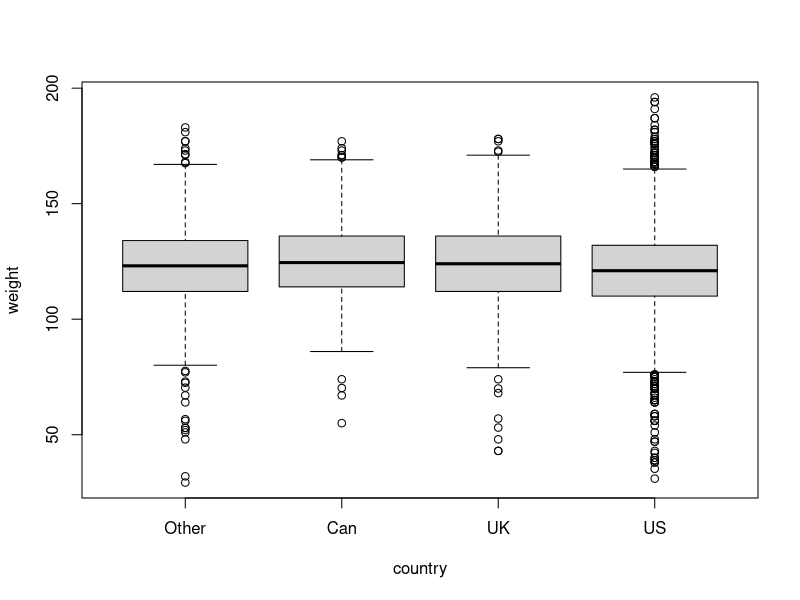
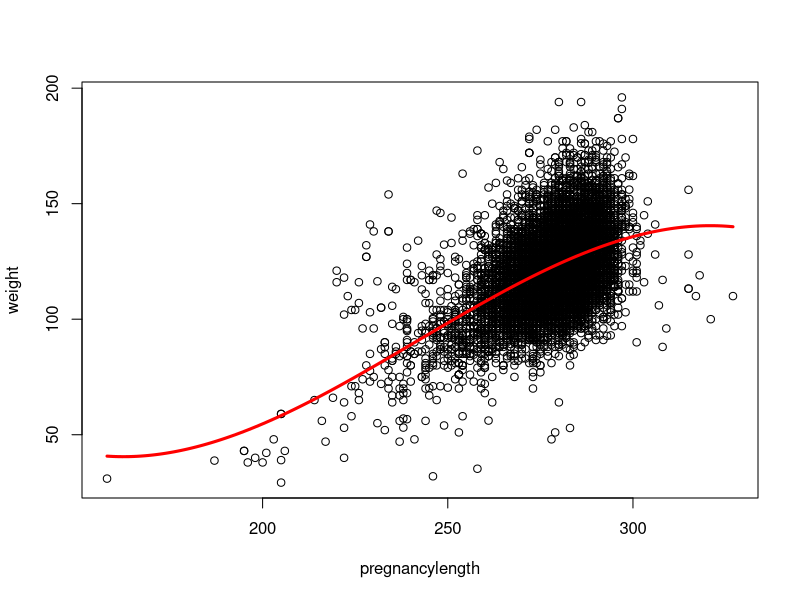
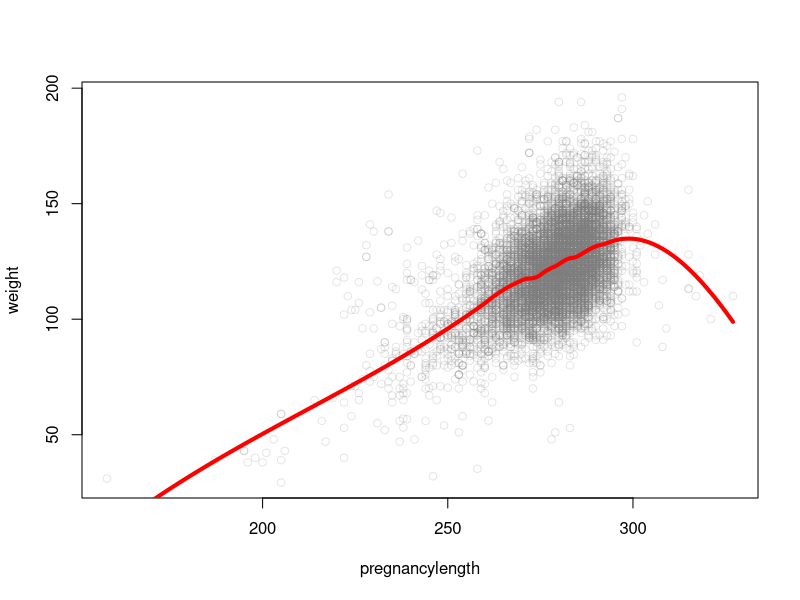
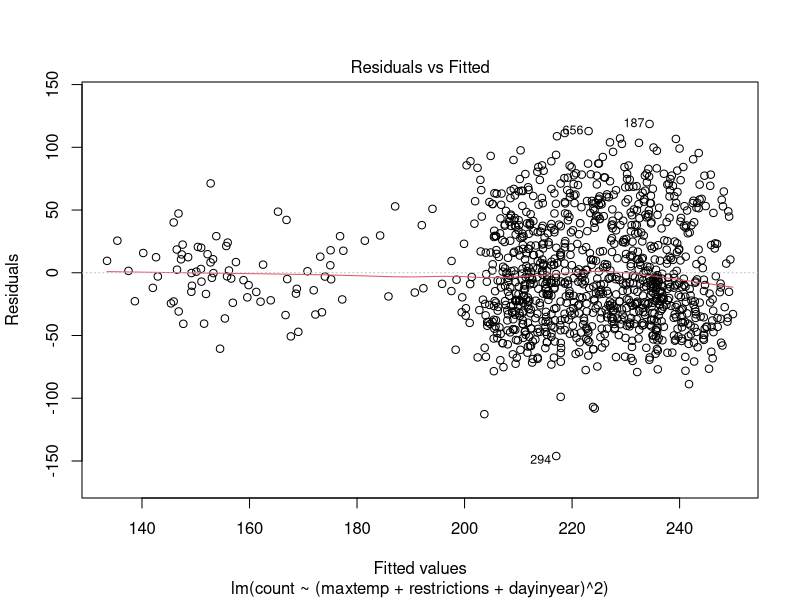
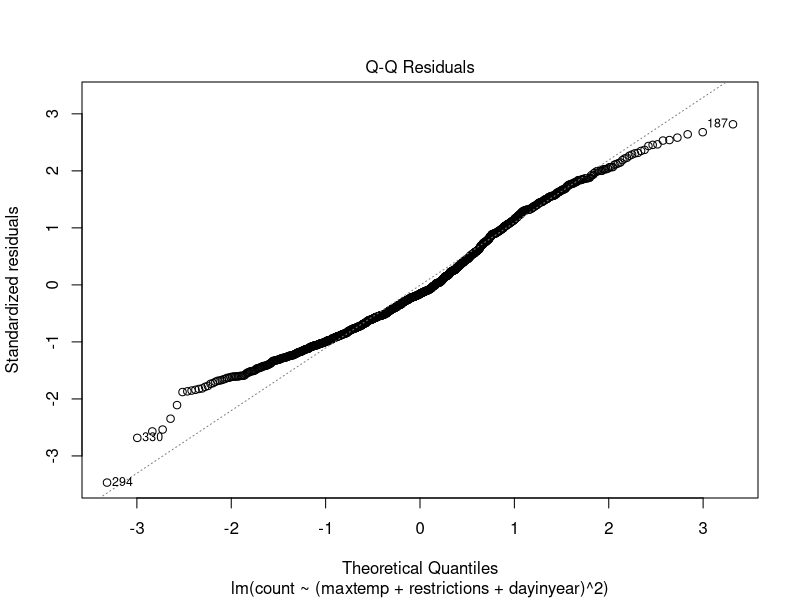
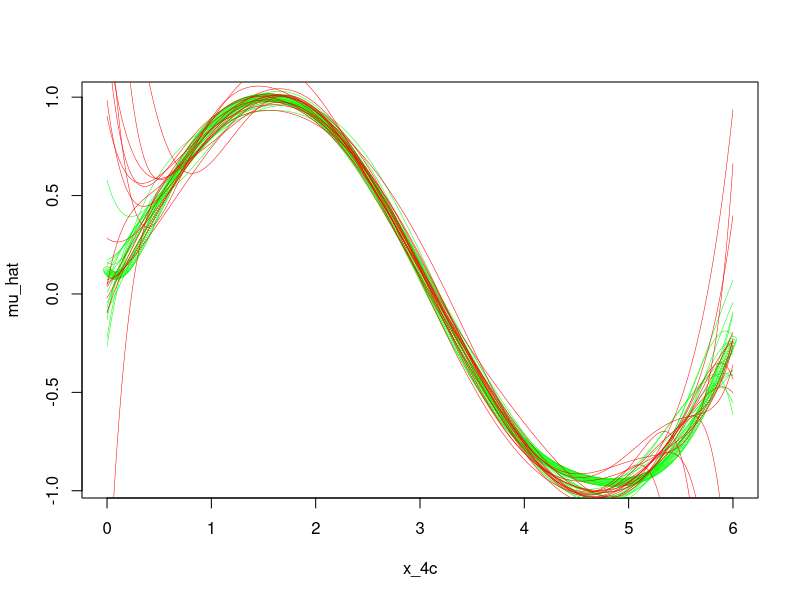
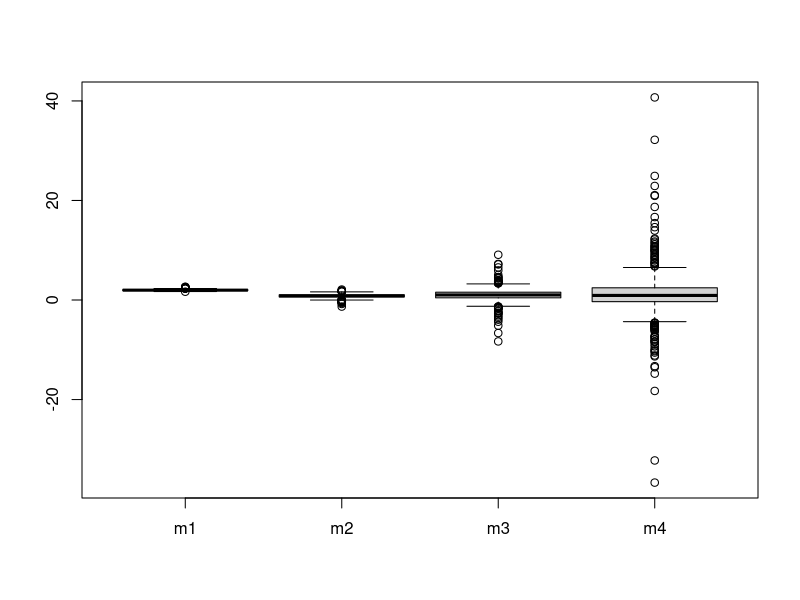

The R source for these figures, in order:
## ---- chunk 1
library(tidyverse)
## ---- chunk 2
set.seed(139)
a = -0.5
b = 0.5
x = runif(10^6, a, b)
x2 = x^2
cov(x, x2)

(a+b)*(a-b)^2/12
## ---- chunk 3
set.seed(139)
x = rnorm(10^6, 2, 4)
x2 = x^2
cov(x, x2)

x = rpois(10^6, 4)
x2 = x^2
cov(x, x2)
## ---- chunk 4
pregnancy <- read.csv("data/pregnancydata.csv")
pregnancy$country = relevel(as.factor(pregnancy$country), "Other")

mod1 <- lm(weight~country, pregnancy)
summary(mod1)

x = c("Other", "Can", "UK", "US")
predict(mod1, new=data.frame(country=x))
plot(weight~country, pregnancy)
## ---- chunk 5
mod2 <- lm(weight~poly(pregnancylength, 3, raw=T), pregnancy)
summary(mod2)

x = min(pregnancy$pregnancylength):max(pregnancy$pregnancylength)
yhat = predict(mod2, new=data.frame(pregnancylength=x))
plot(weight~pregnancylength, pregnancy)
lines(yhat~x,col="red",lwd=3)
## ---- chunk 6
# predict
new.data=data.frame(pregnancylength=280)
bound <- predict(mod2, new.data, interval="prediction")
bound

# calculate probability
SE = 15.33
t_star = (bound[1]-112)/SE
1-pt(t_star, df=9061)
## ---- chunk 7
mod3 <- loess(weight~pregnancylength, pregnancy, span=0.3)
summary(mod3)

x=min(pregnancy$pregnancylength):max(pregnancy$pregnancylength)
yhat=predict(mod3, new=data.frame(pregnancylength=x))

plot(weight~pregnancylength, pregnancy, col=rgb(0.5, 0.5, 0.5, 0.2))
lines(yhat~x,col="red",lwd=4)

# calculate r2
# Predict the values using the model
predicted_values <- predict(mod3)

# calculate the total sum of squares (TSS)
tss <- sum((pregnancy$weight - mean(pregnancy$weight))^2)

# calculate the residual sum of squares (RSS)
rss <- sum((pregnancy$weight - predicted_values)^2)

# calculate R2 of model 3
1 - (rss / tss)

# r2 of model 2
0.2627
## ---- chunk 8
bpd = read.csv('data/bpd.csv')

jan1_19 = as.Date("1/1/19",format="%m/%d/%y")
jan1_20 = as.Date("1/1/20",format="%m/%d/%y")
jan1_21 = as.Date("1/1/21",format="%m/%d/%y")

bpd$dayinyear = as.Date(bpd$date,format="%m/%d/%y") - jan1_19 
bpd$dayinyear[bpd$year==2020] =
  as.Date(bpd$date,format="%m/%d/%y")[bpd$year==2020] - jan1_20 
bpd$dayinyear[bpd$year==2021] =
  as.Date(bpd$date,format="%m/%d/%y")[bpd$year==2021] - jan1_21
## ---- chunk 9
start = as.Date("03/10/2020", format="%m/%d/%y") - jan1_20
end = as.Date("05/28/2020", format="%m/%d/%y") - jan1_20

bpd$restrictions <- 1*(bpd$dayinyear >= start & bpd$dayinyear <= end & bpd$year == 2020)

sum(bpd$dayinyear >= start & bpd$dayinyear <= end & bpd$year == 2020)
## ---- chunk 10
bpd20 <- bpd[bpd$year == 2020 & bpd$dayinyear >= start & bpd$dayinyear <= end, c("year", "count")]
bpd19 <- bpd[bpd$year == 2019 & bpd$dayinyear >= start & bpd$dayinyear <= end, c("year", "count")]

t.test(count~year, rbind(bpd20, bpd19))
## ---- chunk 11
model1 <- lm(count ~ maxtemp + restrictions, bpd)
summary(model1)

confint(model1, "restrictions", type="confidence")
## ---- chunk 12
model2 <- lm(count~(maxtemp + restrictions + dayinyear)^2, bpd)
summary(model2)

new.data1 <- data.frame(dayinyear=as.difftime(91, unit="days"), maxtemp=50, restrictions=0)
new.data2 <- data.frame(dayinyear=as.difftime(91, unit="days"), maxtemp=50, restrictions=1)

predict(model2, new.data1, interval="prediction")
predict(model2, new.data2, interval="prediction")
## ---- chunk 13
anova(model1, model2)
## ---- chunk 14
plot(model2, which=c(1,2))
## ---- chunk 15
bpd$resids <- abs(model2$residuals)
bpd %>%
  slice_max(n=4, order_by=resids)
## ---- chunk 16
# params
set.seed(139)
nsims <- 1000
ntest <- 1000

# beta1 estimates
beta1 <- data.frame(m1 = as.numeric(),
                    m2 = as.numeric(),
                    m3 = as.numeric(),
                    m4 = as.numeric())
m4_list <- list()

# best model
best_model_ess <- rep(NULL, nsims)
best_model_mse <- rep(NULL, nsims)

# test data
x_test <- runif(ntest, 0, 6)
epsilon_test <- rnorm(ntest,0,0.1)
y_test <- sin(x_test) + epsilon_test

# simulate
for(i in 1:nsims){
  
  n <- 50
  x <- runif(n, 0, 6)
  epsilon <- rnorm(n,0,0.1)
  y <- sin(x) + epsilon
  
  # create lm
  m1 <- lm(y~poly(x,3,raw=T))
  m2 <- lm(y~poly(x,5,raw=T))
  m3 <- lm(y~poly(x,7,raw=T))
  m4 <- lm(y~poly(x,9,raw=T))
  
  # save beta1 estimates
  beta1[i,1] <- coefficients(m1)[2]
  beta1[i,2] <- coefficients(m2)[2]
  beta1[i,3] <- coefficients(m3)[2]
  beta1[i,4] <- coefficients(m4)[2]
  
  # save m4
  m4_list[[i]] <- m4
  
  # determine best model using out-of-sample MSE
  yhat1 <- predict(m1, new=data.frame(x=x_test))
  yhat2 <- predict(m2, new=data.frame(x=x_test))
  yhat3 <- predict(m3, new=data.frame(x=x_test))
  yhat4 <- predict(m4, new=data.frame(x=x_test))
  
  mse <- c(mean((y_test-yhat1)^2),
           mean((y_test-yhat2)^2),
           mean((y_test-yhat3)^2),
           mean((y_test-yhat4)^2))

  best_model_mse[i] <- which.min(mse)
  
  # sequential ESS F tests
  test1 <- anova(m1, m2)[2,6]
  test2 <- anova(m2, m3)[2,6]
  test3 <- anova(m3, m4)[2,6]

  # determine best model using ESS F tests
  if(test1 < 0.05 & test2 < 0.05 & test3 < 0.05){
    best_model_ess[i] = 4
  } else if(test1 < 0.05 & test2 < 0.05){
    best_model_ess[i] = 3
  } else if(test1 < 0.05){
    best_model_ess[i] = 2
  } else(best_model_ess[i] = 1)
}

table(best_model_ess)
table(best_model_mse)
## ---- chunk 17
# get model ids
win_id <- which(best_model_mse == 4)
lose_id <- which(best_model_mse == 1)

# plot
x_4c <- seq(0, 6, 0.01)
mu_hat <- predict(m4_list[[137]], new=data.frame(x=x_4c))
plot(mu_hat~x_4c, col="green", lwd=0.5)

for(i in win_id){
  mu_hat <- predict(m4_list[[i]], new=data.frame(x=x_4c))
  lines(mu_hat~x_4c, col="green", lwd=0.5)
}
for(i in lose_id){
  mu_hat <- predict(m4_list[[i]], new=data.frame(x=x_4c))
  lines(mu_hat~x_4c, col="red", lwd=0.5)
}
## ---- chunk 18
boxplot(beta1)
